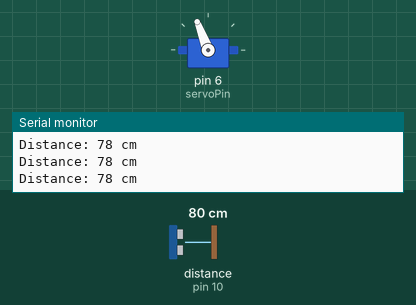
Recording of a sketch running on a simulated Arduino Uno, built with avr-gcc and run on an emulated ATmega328P. On the bench: servo, the last lines printed to the serial monitor. Wiring (inferred from the names in the program): ultrasonic range finder: trigger pin 9; echo pin 10. The test bench sets the inputs (shaded band); at power-on: distance to the obstacle (sensor on pin 10) 80 cm. The echo pulse lasts 58.3 µs per cm.

Above: at 1.2 s.
1.3 s: distance to the obstacle (sensor on pin 10) set to 34 cm
At 2.1 s:
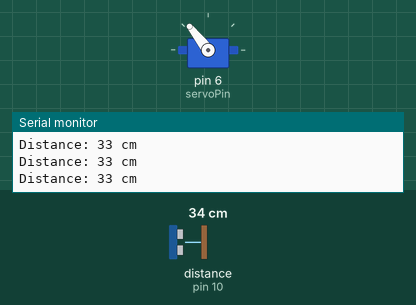
4.3 s: distance to the obstacle (sensor on pin 10) set to 27 cm
At 6.7 s:
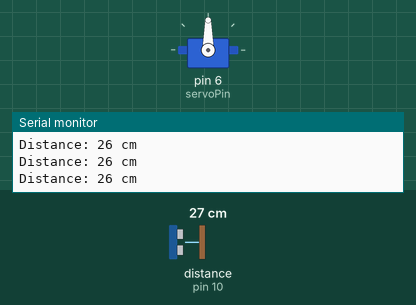
7.3 s: distance to the obstacle (sensor on pin 10) set to 35 cm
At 8.4 s:
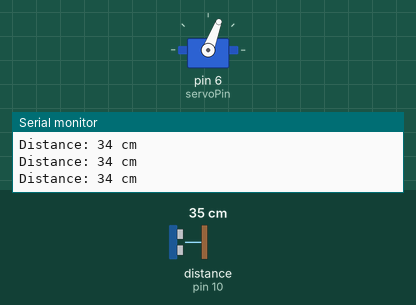
10.3 s: distance to the obstacle (sensor on pin 10) set to 2 cm
13.3 s: distance to the obstacle (sensor on pin 10) set to 60 cm
Timing chart, 0 to 17.3 s (numbered marks = the images above; inputs shaded):
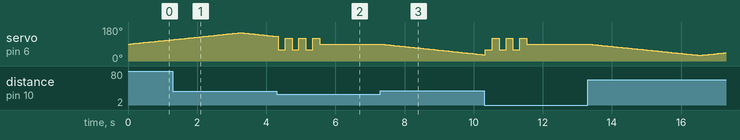

Measured:
- the behaviour switches between 31 and 30 cm on distance to the obstacle (sensor on pin 10) (found by bisection; images 1 and 2)
- after the input at 7.3 s, servo on pin 6 (servoPin): moves from 90° to 33° over 3.0 s, starting at once
- by itself, servo on pin 6 (servoPin): repeats every 0.40 s: 120° 0.20 s, 60° 0.20 s, until it stays 90° from 5.5 s

The sketch:

greeting_claw.ino
```cpp
#include <Servo.h>

Servo myServo;

const int trigPin = 9;
const int echoPin = 10;
const int servoPin = 6;

const int homeAngle = 90;      // center position, used when a wave finishes
const int waveAngleLow = 60;   // one side of the wave
const int waveAngleHigh = 120; // other side of the wave

const int cruiseAngleLow = 30;   // cruising sweep range (wider than the wave)
const int cruiseAngleHigh = 150;
const int cruiseStepDelay = 30;  // ms between each 1-degree cruising step -> slow, smooth motion

const int distanceThreshold = 30; // cm, someone "arrives" when closer than this

bool personPresent = false; // tracks whether someone is currently in range

int cruiseAngle = homeAngle;      // current angle while cruising
int cruiseDirection = 1;          // 1 = sweeping up, -1 = sweeping down
unsigned long lastCruiseStep = 0; // timestamp of the last cruising step

void setup() {
  myServo.attach(servoPin);
  myServo.write(homeAngle);
  cruiseAngle = homeAngle;

  pinMode(trigPin, OUTPUT);
  pinMode(echoPin, INPUT);

  Serial.begin(9600);
}

void loop() {
  int distance = readDistanceCM();

  Serial.print("Distance: ");
  Serial.print(distance);
  Serial.println(" cm");

  if (distance < distanceThreshold && !personPresent) {
    // someone just arrived -> stop cruising and greet them
    personPresent = true;
    waveHello();
  } else if (distance >= distanceThreshold && personPresent) {
    // someone just left -> go back to cruising
    personPresent = false;
  }

  if (!personPresent) {
    cruiseStep(); // slowly sweep back and forth while nobody is around
  }

  delay(50); // short delay so distance checks stay frequent even while cruising
}

// One small step of the slow back-and-forth cruising sweep.
// Timed with millis() instead of delay() so it doesn't block distance sensing.
void cruiseStep() {
  unsigned long now = millis();
  if (now - lastCruiseStep < cruiseStepDelay) {
    return; // not time for the next step yet
  }
  lastCruiseStep = now;

  cruiseAngle += cruiseDirection;
  if (cruiseAngle >= cruiseAngleHigh) {
    cruiseAngle = cruiseAngleHigh;
    cruiseDirection = -1; // reverse direction at the top of the sweep
  } else if (cruiseAngle <= cruiseAngleLow) {
    cruiseAngle = cruiseAngleLow;
    cruiseDirection = 1; // reverse direction at the bottom of the sweep
  }

  myServo.write(cruiseAngle);
}

// Measure distance using the HC-SR04 sensor, returns distance in cm
int readDistanceCM() {
  digitalWrite(trigPin, LOW);
  delayMicroseconds(2);
  digitalWrite(trigPin, HIGH);
  delayMicroseconds(10);
  digitalWrite(trigPin, LOW);

  long duration = pulseIn(echoPin, HIGH, 30000); // 30ms timeout in case nothing is in range

  if (duration == 0) {
    return 400; // no echo received -> treat as "far away"
  }

  return duration * 0.034 / 2; // convert travel time to distance in cm
}

// Wave a few times to greet whoever just walked into range
void waveHello() {
  for (int i = 0; i < 3; i++) {
    myServo.write(waveAngleLow);
    delay(200);
    myServo.write(waveAngleHigh);
    delay(200);
  }
  myServo.write(homeAngle); // settle back to center while they're still around
  cruiseAngle = homeAngle;  // resume cruising from center once they leave
}
```
